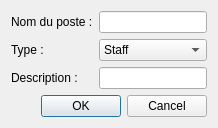
<?xml version="1.0" encoding="UTF-8"?>
<ui version="4.0">
 <class>PositionFormDialog</class>
 <widget class="QDialog" name="PositionFormDialog">
  <layout class="QVBoxLayout" name="verticalLayout">
   <item>
    <layout class="QFormLayout" name="formLayout">
     <item row="0" column="0"><widget class="QLabel" name="labelName"><property name="text"><string>Nom du poste :</string></property></widget></item>
     <item row="0" column="1"><widget class="QLineEdit" name="editName"/></item>
     <item row="1" column="0"><widget class="QLabel" name="labelType"><property name="text"><string>Type :</string></property></widget></item>
     <item row="1" column="1"><widget class="QComboBox" name="comboType">
      <item><property name="text"><string>Staff</string></property></item>
      <item><property name="text"><string>Gestion</string></property></item>
      <item><property name="text"><string>Trésorier</string></property></item>
      <item><property name="text"><string>Président</string></property></item>
      <item><property name="text"><string>Autre</string></property></item>
     </widget></item>
     <item row="2" column="0"><widget class="QLabel" name="labelDescription"><property name="text"><string>Description :</string></property></widget></item>
     <item row="2" column="1"><widget class="QLineEdit" name="editDescription"/></item>
    </layout>
   </item>
   <item>
    <widget class="QDialogButtonBox" name="buttonBox">
     <property name="orientation"><enum>Qt::Horizontal</enum></property>
     <property name="standardButtons"><set>QDialogButtonBox::Cancel|QDialogButtonBox::Ok</set></property>
    </widget>
   </item>
  </layout>
 </widget>
 <resources/>
 <connections/>
</ui>
